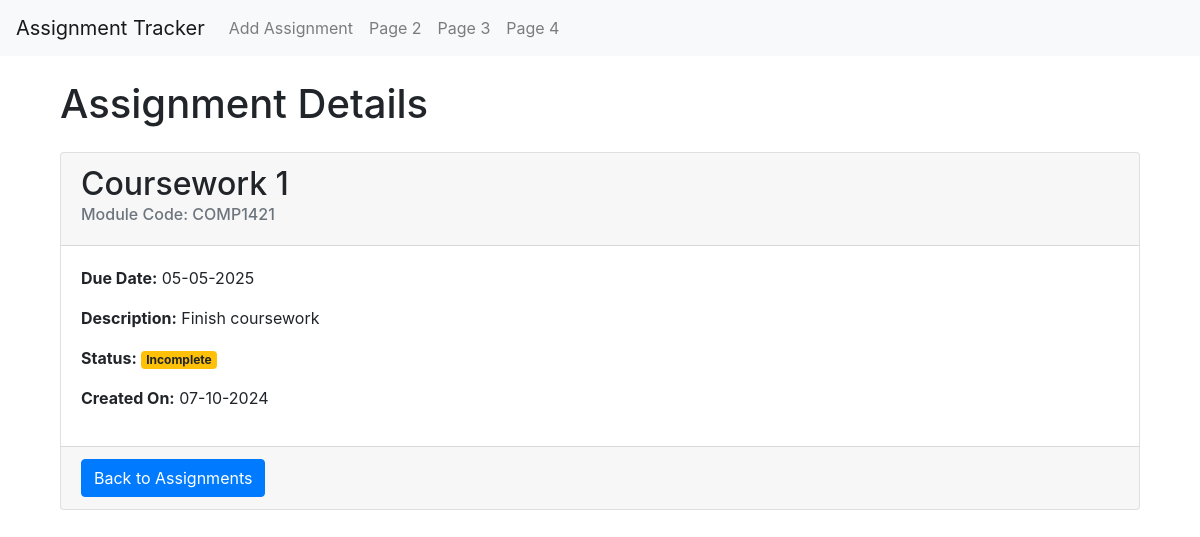
Before: /view-assignment/2 with the older database file.
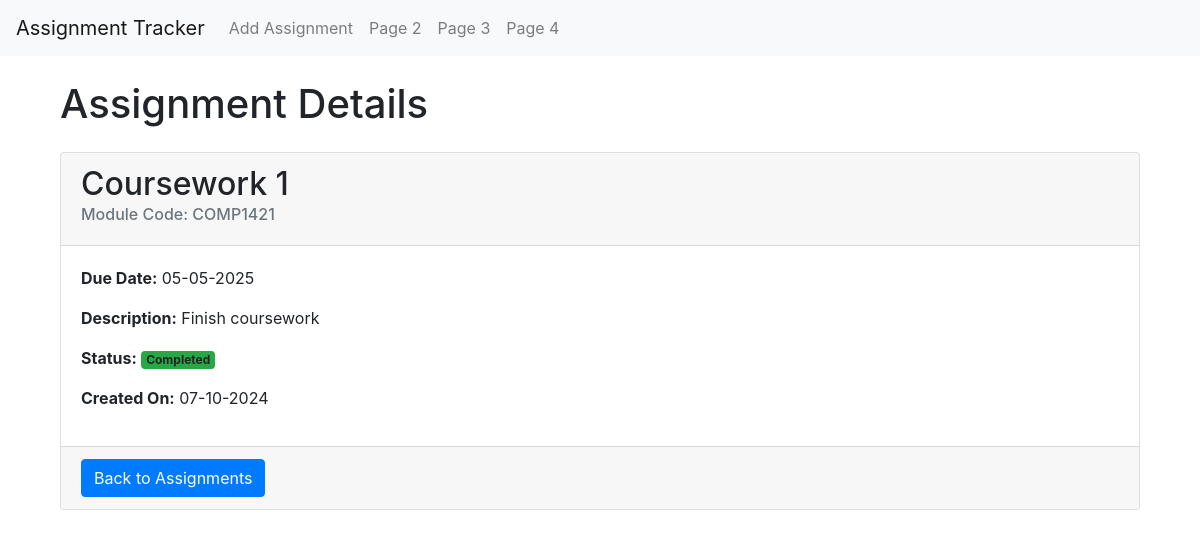
After: the same page with the newer database file.
### app/views.py (the view)
@app.route("/view-assignment/<int:assignment_id>")
def view_assignment(assignment_id):
    assignment = Assignment.query.get(assignment_id)
    if assignment is None:
        return render_template("404.html", message="Assignment doesn't exist!"), 404
    return render_template("view_assignment.html", assignment = assignment)

### app/templates/view_assignment.html
{% extends "base.html" %}
{% block content %}
    <div class="container">
        <h1>Assignment Details</h1>
        <div class="card mt-4">
            <div class="card-header">
                <h2>{{ assignment.title }}</h2>
                <h6 class="card-subtitle mb-2 text-muted">Module Code: {{ assignment.module_code }}</h6>
            </div>
            <div class="card-body">
                <p><strong>Due Date:</strong> {{ assignment.deadline.strftime('%d-%m-%Y') }}</p>
                <p><strong>Description:</strong> {{ assignment.description }}</p>
                <p><strong>Status:</strong>
                {% if assignment.is_completed %}
                    <span class="badge bg-success">Completed</span>
                {% else %}
                    <span class="badge bg-warning">Incomplete</span>
                {% endif %}
                </p>
                <p><strong>Created On:</strong> {{ assignment.date_created.strftime('%d-%m-%Y')}}</p>
            </div>
            <div class="card-footer">
                <a href="{{ url_for('index') }}" class="btn btn-primary">Back to Assignments</a>
            </div>
        </div>
    </div>
{% endblock %}

Changed rows visible on the page:
changed Assignment "Coursework 1": is_completed False → True (drawn)
Other visible differences:
text no longer shown: "Incomplete"
text now shown: "Completed"
